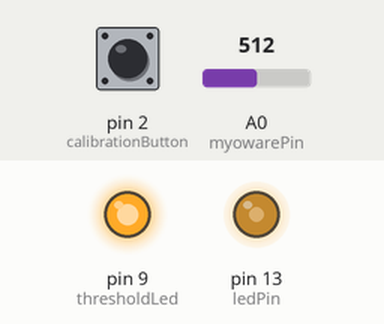
This sketch was run on a simulated Arduino Uno, built with avr-gcc and run on an emulated ATmega328P. Parts: output pins drawn as LEDs (lit = HIGH). Inputs (shaded band) come from the test bench; at power-on: pin 2 (calibrationButton) HIGH, A0 (myowarePin) = 512. What the sketch prints to the serial monitor is not drawn.

Above: at 2.86 s.
2.9 s: pin 2 (calibrationButton) pulled LOW for 0.15 s
5.9 s: pin 2 (calibrationButton) pulled LOW for 1 s
At 8.4 s:
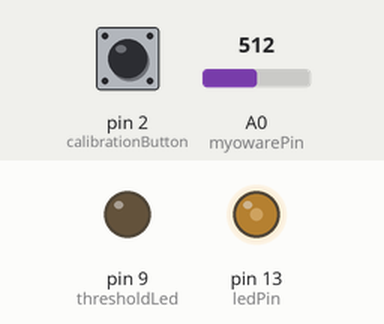
9.9 s: A0 (myowarePin) set to 704
12.9 s: A0 (myowarePin) set to 728
At 13.52 s:
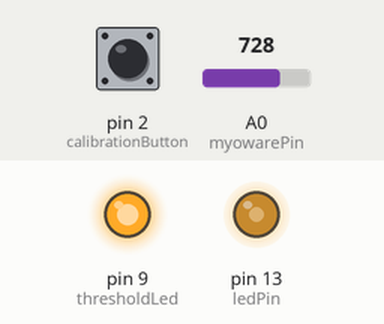
15.9 s: A0 (myowarePin) set to 511
At 17.8 s:
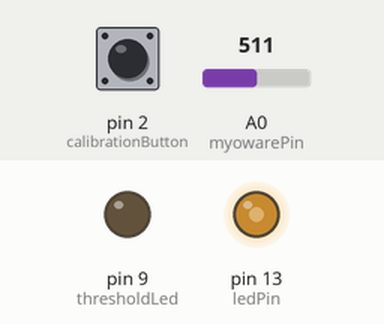
Timing chart, 0 to 19.9 s (numbered marks = the images above; inputs shaded):
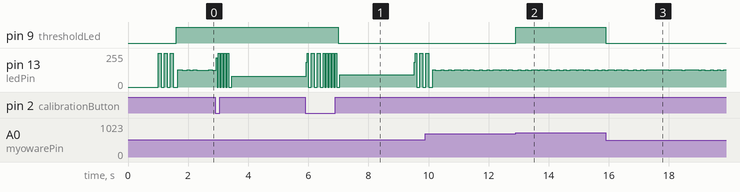

Measured:
- the behaviour switches between 712 and 713 on A0 (myowarePin) (found by bisection; images 1 and 2)
- after the input at 5.9 s, pin 9 (thresholdLed): HIGH → LOW after 1.1 s instead of 0.60 s
- after the input at 12.9 s, pin 9 (thresholdLed): LOW → HIGH at once
- after the input at 15.9 s, pin 9 (thresholdLed): HIGH → LOW at once

The sketch:

myoware_sensor.ino
```cpp
/*
 * Biomove - Sistema de Captação EMG com MyoWare 2.0
 *
 * Este código realiza a leitura do sensor MyoWare 2.0 e envia os dados
 * via comunicação serial para processamento em Python.
 *
 * Desenvolvido por: Biomove
 * Data: Maio 2025
 */

// Definição de pinos
const int myowarePin = A0;      // Pino analógico para o sensor MyoWare 2.0
const int ledPin = 13;          // LED para indicação visual
const int thresholdLed = 9;     // LED para indicação de threshold
const int calibrationButton = 2; // Botão para calibração

// Parâmetros de configuração
const int sampleRate = 500;     // Taxa de amostragem em Hz
const long baudRate = 115200;   // Taxa de comunicação serial
const int bufferSize = 10;      // Tamanho do buffer para média móvel

// Variáveis de controle
int emgValue = 0;               // Valor atual do EMG
int emgBuffer[10];              // Buffer para média móvel
int bufferIndex = 0;            // Índice atual do buffer
int emgBaseline = 0;            // Valor de linha de base (calibração)
int emgThreshold = 200;         // Limiar para detecção de ativação muscular
bool isCalibrating = false;     // Flag para modo de calibração
unsigned long lastSampleTime = 0; // Controle de tempo para amostragem
unsigned long calibrationStartTime = 0; // Tempo de início da calibração
const int calibrationDuration = 3000; // Duração da calibração em ms

void setup() {
  // Inicializa comunicação serial
  Serial.begin(baudRate);

  // Configura pinos
  pinMode(ledPin, OUTPUT);
  pinMode(thresholdLed, OUTPUT);
  pinMode(calibrationButton, INPUT_PULLUP);

  // Inicializa buffer
  for (int i = 0; i < bufferSize; i++) {
    emgBuffer[i] = 0;
  }

  // Aguarda estabilização do sensor
  delay(1000);

  // Mensagem de inicialização
  Serial.println("BIOMOVE_EMG_INIT");

  // Pisca LED para indicar inicialização
  for (int i = 0; i < 3; i++) {
    digitalWrite(ledPin, HIGH);
    delay(100);
    digitalWrite(ledPin, LOW);
    delay(100);
  }
}

void loop() {
  // Verifica se é hora de coletar uma amostra
  unsigned long currentTime = millis();
  if (currentTime - lastSampleTime >= (1000 / sampleRate)) {
    lastSampleTime = currentTime;

    // Lê o valor do sensor
    emgValue = analogRead(myowarePin);

    // Adiciona ao buffer de média móvel
    emgBuffer[bufferIndex] = emgValue;
    bufferIndex = (bufferIndex + 1) % bufferSize;

    // Calcula média móvel
    int emgSmoothed = calculateMovingAverage();

    // Verifica se está em modo de calibração
    if (isCalibrating) {
      handleCalibration();
    }

    // Verifica se o botão de calibração foi pressionado
    if (digitalRead(calibrationButton) == LOW && !isCalibrating) {
      startCalibration();
    }

    // Verifica se o sinal ultrapassou o limiar
    if (emgSmoothed > (emgBaseline + emgThreshold)) {
      digitalWrite(thresholdLed, HIGH);
    } else {
      digitalWrite(thresholdLed, LOW);
    }

    // Envia dados pela serial
    Serial.print(emgValue);
    Serial.print(",");
    Serial.print(emgSmoothed);
    Serial.print(",");
    Serial.print(emgBaseline);
    Serial.print(",");
    Serial.println(emgBaseline + emgThreshold);

    // Pisca LED para indicar leitura
    digitalWrite(ledPin, !digitalRead(ledPin));
  }
}

// Calcula a média móvel do buffer
int calculateMovingAverage() {
  long sum = 0;
  for (int i = 0; i < bufferSize; i++) {
    sum += emgBuffer[i];
  }
  return sum / bufferSize;
}

// Inicia o processo de calibração
void startCalibration() {
  isCalibrating = true;
  calibrationStartTime = millis();

  // Limpa o buffer para nova calibração
  for (int i = 0; i < bufferSize; i++) {
    emgBuffer[i] = 0;
  }

  // Notifica início da calibração
  Serial.println("CALIBRATION_START");

  // Pisca LED rapidamente para indicar calibração
  for (int i = 0; i < 5; i++) {
    digitalWrite(ledPin, HIGH);
    delay(50);
    digitalWrite(ledPin, LOW);
    delay(50);
  }
}

// Gerencia o processo de calibração
void handleCalibration() {
  // Verifica se o tempo de calibração terminou
  if (millis() - calibrationStartTime >= calibrationDuration) {
    // Calcula a linha de base como a média atual
    emgBaseline = calculateMovingAverage();

    // Termina a calibração
    isCalibrating = false;

    // Notifica fim da calibração
    Serial.print("CALIBRATION_END,");
    Serial.println(emgBaseline);

    // Pisca LED para indicar fim da calibração
    for (int i = 0; i < 3; i++) {
      digitalWrite(ledPin, HIGH);
      delay(100);
      digitalWrite(ledPin, LOW);
      delay(100);
    }
  } else {
    // Durante a calibração, mantém o LED aceso
    digitalWrite(ledPin, HIGH);
  }
}
```
